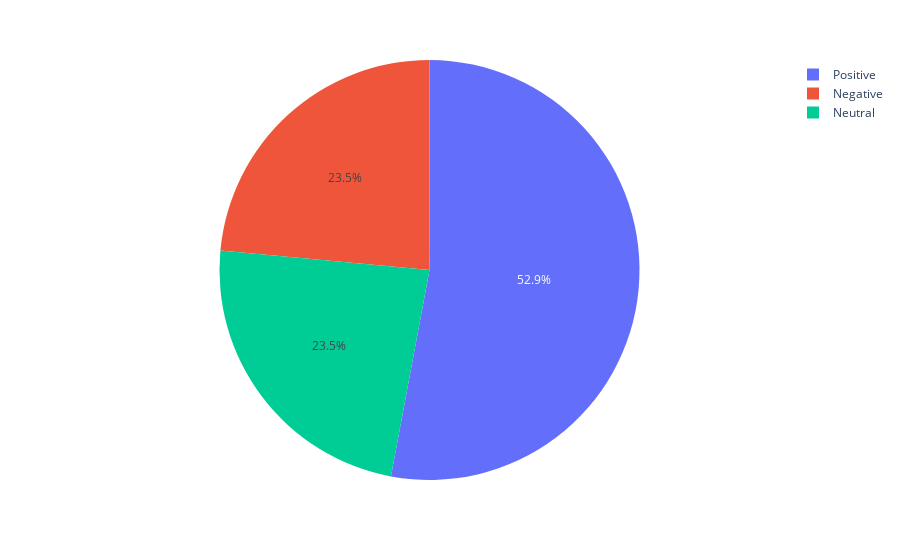

Notebook code cell kept with this figure:
### Code cell
today = datetime.now().isoformat()[0:10]
twitter_df_today =  twitter_df_date[twitter_df_date.Date == str(today)]
#index = twitter_df_pie.index
count = len(twitter_df_today.index)
tweet_sentiment_today = twitter_df_today.groupby("sentiment").agg({"tweet_id":"count"})
names = tweet_sentiment_today.index
values = tweet_sentiment_today["tweet_id"]
fig = px.pie(values=values, names=names)
fig.show()

### Figure 1 — Plotly figure (JSON) as saved in the notebook; plotly's stock layout.template omitted (floating-point values rounded to 4 significant figures)
{"data": [{"domain": {"x": [0, 1], "y": [0, 1]}, "hovertemplate": "label=%{label}<br>value=%{value}<extra></extra>", "labels": ["Negative", "Neutral", "Positive"], "legendgroup": "", "name": "", "showlegend": true, "type": "pie", "values": [8, 8, 18]}], "layout": {"legend": {"tracegroupgap": 0}, "margin": {"t": 60}}}
